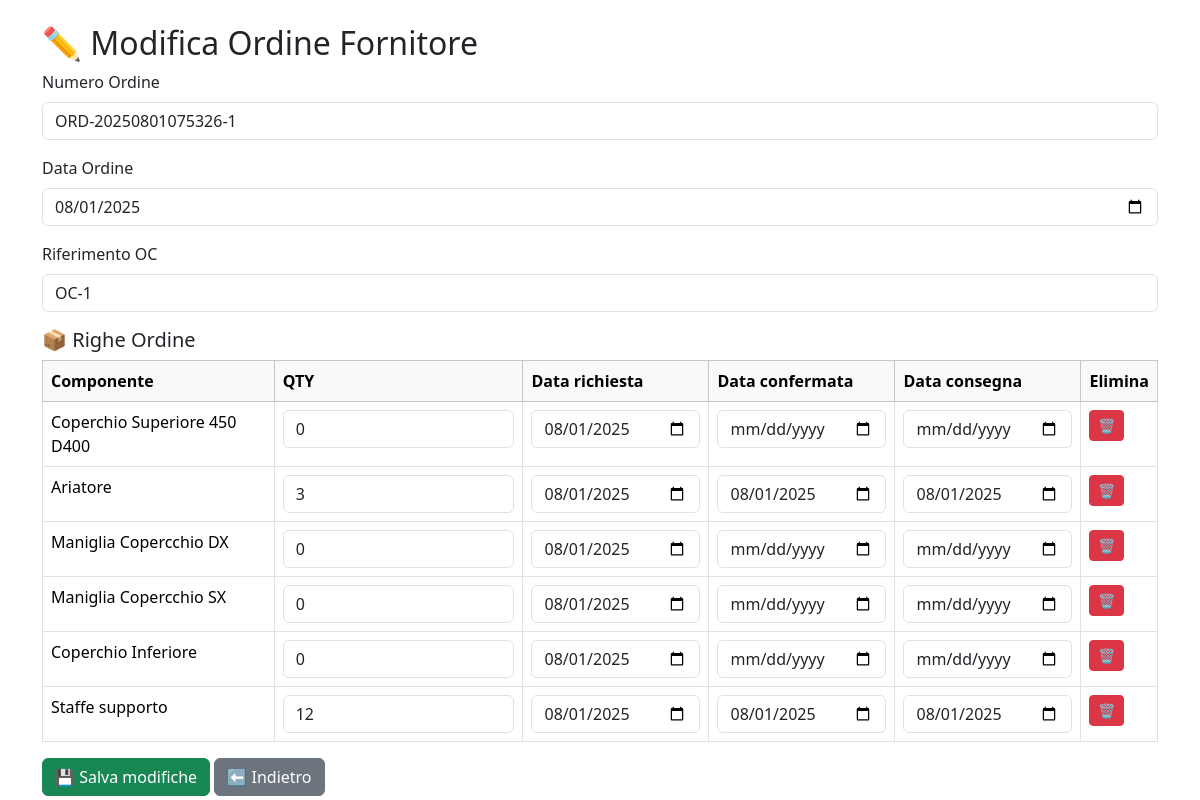
/ordine-fornitore/28/modifica, run on the app's committed database.
### tables this page shows
CREATE TABLE ordini_fornitore (
    id INTEGER PRIMARY KEY AUTOINCREMENT,
    numero_ordine TEXT NOT NULL,
    id_fornitore INTEGER NOT NULL,
    data_ordine TEXT NOT NULL,
    riferimento_oc TEXT,
    FOREIGN KEY (id_fornitore) REFERENCES fornitori(id)
);

CREATE TABLE righe_ordine_fornitore (
    id INTEGER PRIMARY KEY AUTOINCREMENT,
    id_ordine INTEGER NOT NULL,
    id_componente INTEGER NOT NULL,
    qty INTEGER NOT NULL,
    data_richiesta TEXT NOT NULL,
    data_confermata TEXT,
    data_consegna TEXT,
    FOREIGN KEY (id_ordine) REFERENCES ordini_fornitore(id),
    FOREIGN KEY (id_componente) REFERENCES componenti(id)
);

CREATE TABLE componenti (
                id INTEGER PRIMARY KEY AUTOINCREMENT,
                id_distinta INTEGER,
                macrozona TEXT,
                nome TEXT,
                codice TEXT,
                materiale TEXT,
                spessore TEXT,
                qty REAL,
                lavorazioni TEXT,
                costo REAL,
                tipo TEXT, file TEXT, -- Acquisto o Produzione
                FOREIGN KEY (id_distinta) REFERENCES distinte(id)
            );

### main_6.py (the view, shortened to what this page needs)
@app.route('/ordine-fornitore/<int:id_ordine>/modifica', methods=['GET', 'POST'])
def modifica_ordine_fornitore(id_ordine):
    conn = sqlite3.connect(DB_NAME)
    c = conn.cursor()
    c.execute('''
        SELECT numero_ordine, data_ordine, riferimento_oc
        FROM ordini_fornitore WHERE id = ?
    ''', (id_ordine,))
    testata = c.fetchone()
    c.execute('''
        SELECT r.id, c.nome, r.qty, r.data_richiesta, r.data_confermata, r.data_consegna
        FROM righe_ordine_fornitore r
        JOIN componenti c ON r.id_componente = c.id
        WHERE r.id_ordine = ?
    ''', (id_ordine,))
    righe = c.fetchall()
    conn.close()
    return render_template("modifica_ordine_fornitore.html", id_ordine=id_ordine, testata=testata, righe=righe)

### templates/modifica_ordine_fornitore.html (shortened to what this page needs)
<!DOCTYPE html>
<html lang="it">
<head>
    <link href="https://cdn.jsdelivr.net/npm/bootstrap@5.3.2/dist/css/bootstrap.min.css" rel="stylesheet">
</head>
<body>
<div class="container mt-4">
    <h2>✏️ Modifica Ordine Fornitore</h2>
    <form method="POST">
        <div class="mb-3">
            <label for="numero_ordine" class="form-label">Numero Ordine</label>
            <input type="text" class="form-control" id="numero_ordine" name="numero_ordine" value="{{ testata[0] }}" required>
        </div>
        <div class="mb-3">
            <label for="data_ordine" class="form-label">Data Ordine</label>
            <input type="date" class="form-control" id="data_ordine" name="data_ordine" value="{{ testata[1] }}" required>
        </div>
        <div class="mb-3">
            <label for="riferimento_oc" class="form-label">Riferimento OC</label>
            <input type="text" class="form-control" id="riferimento_oc" name="riferimento_oc" value="{{ testata[2] }}">
        </div>
        <h5>📦 Righe Ordine</h5>
        <table class="table table-bordered">
            <thead class="table-light">
                <tr>
                    <th>Componente</th>
                    <th>QTY</th>
                    <th>Data richiesta</th>
                    <th>Data confermata</th>
                    <th>Data consegna</th>
                    <th>Elimina</th>
                </tr>
            </thead>
            <tbody>
                {% for r in righe %}
                <tr>
                    <td>{{ r[1] }}</td>
                    <td>
                        <input type="number" class="form-control" name="qty" value="{{ r[2] }}" required>
                    </td>
                    <td><input type="date" class="form-control" name="data_richiesta" value="{{ r[3] }}"></td>
                    <td><input type="date" class="form-control" name="data_confermata" value="{{ r[4] }}"></td>
                    <td><input type="date" class="form-control" name="data_consegna" value="{{ r[5] }}"></td>
                    <td>
                        <form method="POST" action="{{ url_for('elimina_riga_ordine', id_ordine=id_ordine, id_riga=r[0]) }}" style="display:inline-block;">
                            <button type="submit" class="btn btn-sm btn-danger">🗑️</button>
                        </form>
                    </td>
                </tr>
                {% endfor %}
            </tbody>
        </table>
        <button type="submit" class="btn btn-success">💾 Salva modifiche</button>
        <a href="{{ url_for('dettaglio_ordine_fornitore', id_ordine=id_ordine) }}" class="btn btn-secondary">⬅ Indietro</a>
    </form>
</div>
</body>
</html>

### data on the page
ordini_fornitore: numero_ordine "ORD-20250801075326-1", data_ordine "08/01/2025", riferimento_oc "OC-1"
righe_ordine_fornitore: nome "Coperchio Superiore 450 D400", qty "0", data_richiesta "08/01/2025"
righe_ordine_fornitore: nome "Ariatore", qty "3", data_richiesta "08/01/2025", data_confermata "08/01/2025", data_consegna "08/01/2025"
righe_ordine_fornitore: nome "Maniglia Copercchio DX", qty "0", data_richiesta "08/01/2025"
righe_ordine_fornitore: nome "Maniglia Copercchio SX", qty "0", data_richiesta "08/01/2025"
righe_ordine_fornitore: nome "Coperchio Inferiore", qty "0", data_richiesta "08/01/2025"
righe_ordine_fornitore: nome "Staffe supporto", qty "12", data_richiesta "08/01/2025", data_confermata "08/01/2025", data_consegna "08/01/2025"
